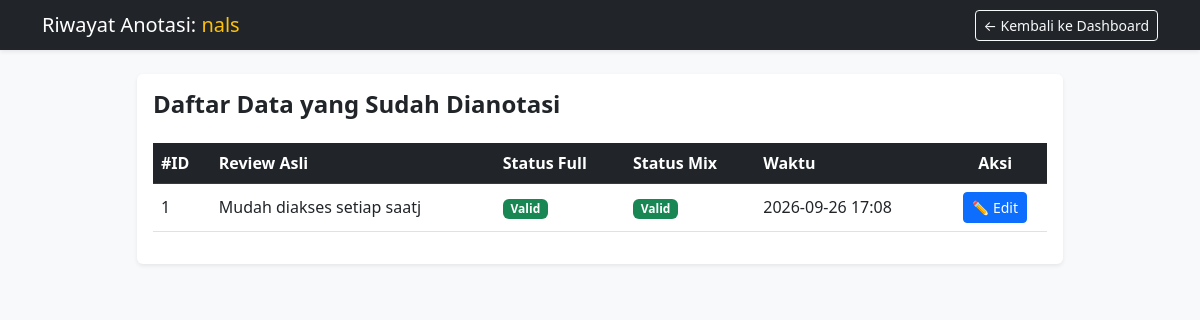
The page /history (signed in) on the database its author committed.
### app.py (models this page shows)
class User(UserMixin, db.Model):
    id = db.Column(db.Integer, primary_key=True)
    username = db.Column(db.String(50), unique=True)
    password = db.Column(db.String(100))
    role = db.Column(db.String(20)) # 'jawa' or 'palembang'

class Annotation(db.Model):
    id = db.Column(db.Integer, primary_key=True)
    review_id = db.Column(db.Integer, db.ForeignKey('review.id'), nullable=False)
    user_id = db.Column(db.Integer, db.ForeignKey('user.id'), nullable=False)
    status_full = db.Column(db.String(20), default='valid')
    rev_full = db.Column(db.Text)
    status_mix = db.Column(db.String(20), default='valid')
    rev_mix = db.Column(db.Text)
    timestamp = db.Column(db.DateTime, default=datetime.utcnow)

class Review(db.Model):
    id = db.Column(db.Integer, primary_key=True)
    content = db.Column(db.Text, nullable=False)
    performa = db.Column(db.String(50))
    tampilan = db.Column(db.String(50))
    tiket = db.Column(db.String(50))
    pembayaran = db.Column(db.String(50))
    akun = db.Column(db.String(50))
    trans_jawa = db.Column(db.Text)
    trans_mix_jawa = db.Column(db.Text)
    trans_palembang = db.Column(db.Text)
    trans_mix_palembang = db.Column(db.Text)
    annotations = db.relationship('Annotation', backref='review', lazy=True)

### app.py (the view)
@app.route('/history')
@login_required
def history():
    annotations = Annotation.query.filter_by(user_id=current_user.id).all()
    return render_template('history.html', annotations=annotations)

### app.py (called while the page is built)
@login_manager.user_loader
def load_user(user_id):
    return User.query.get(int(user_id))

### templates/history.html (shortened to what this page needs)
<!DOCTYPE html>
<html lang="id">
<head>
    <link href="https://cdn.jsdelivr.net/npm/bootstrap@5.3.0/dist/css/bootstrap.min.css" rel="stylesheet">
</head>
<body class="bg-light">
    <nav class="navbar navbar-dark bg-dark shadow-sm mb-4">
        <div class="container d-flex justify-content-between">
            <span class="navbar-brand mb-0 h1">Riwayat Anotasi: <span class="text-warning">{{ current_user.username }}</span></span>
            <a href="{{ url_for('dashboard') }}" class="btn btn-outline-light btn-sm">← Kembali ke Dashboard</a>
        </div>
    </nav>
    <div class="container pb-5">
        <div class="row justify-content-center">
            <div class="col-md-10">
                <div class="card shadow-sm border-0">
                    <div class="card-body">
                        <h4 class="card-title fw-bold mb-4">Daftar Data yang Sudah Dianotasi</h4>
                        {% if annotations %}
                            <div class="table-responsive">
                                <table class="table table-hover align-middle">
                                    <thead class="table-dark">
                                        <tr>
                                            <th>#ID</th>
                                            <th>Review Asli</th>
                                            <th>Status Full</th>
                                            <th>Status Mix</th>
                                            <th>Waktu</th>
                                            <th class="text-center">Aksi</th>
                                        </tr>
                                    </thead>
                                    <tbody>
                                        {% for anno in annotations %}
                                        <tr>
                                            <td>{{ anno.review_id }}</td>
                                            <td class="text-truncate" style="max-width: 250px;" title="{{ anno.review.content }}">
                                                {{ anno.review.content }}
                                            </td>
                                            <td>
                                                {% if anno.status_full == 'valid' %}
                                                    <span class="badge bg-success">Valid</span>
                                                {% else %}
                                                    <span class="badge bg-warning text-dark">Revisi</span>
                                                {% endif %}
                                            </td>
                                            <td>
                                                {% if anno.status_mix == 'valid' %}
                                                    <span class="badge bg-success">Valid</span>
                                                {% else %}
                                                    <span class="badge bg-warning text-dark">Revisi</span>
                                                {% endif %}
                                            </td>
                                            <td>{{ anno.timestamp.strftime('%Y-%m-%d %H:%M') if anno.timestamp else '-' }}</td>
                                            <td class="text-center">
                                                <a href="{{ url_for('edit_annotation', annotation_id=anno.id) }}" class="btn btn-sm btn-primary">✏️ Edit</a>
                                            </td>
                                        </tr>
                                        {% endfor %}
                                    </tbody>
                                </table>
                            </div>
                        {% else %}
                            <div class="text-center py-5">
                                <p class="text-muted fs-5">Belum ada data yang dianotasi.</p>
                                <a href="{{ url_for('annotate') }}" class="btn btn-warning fw-bold">Mulai Anotasi Sekarang →</a>
                            </div>
                        {% endif %}
                    </div>
                </div>
            </div>
        </div>
    </div>
</body>
</html>

### rows shown on the page
User: username "nals"
Annotation: review_id "1", review.content "Mudah diakses setiap saatj", status_full "Valid", status_mix "Valid", timestamp "2026-09-26 17:08"
